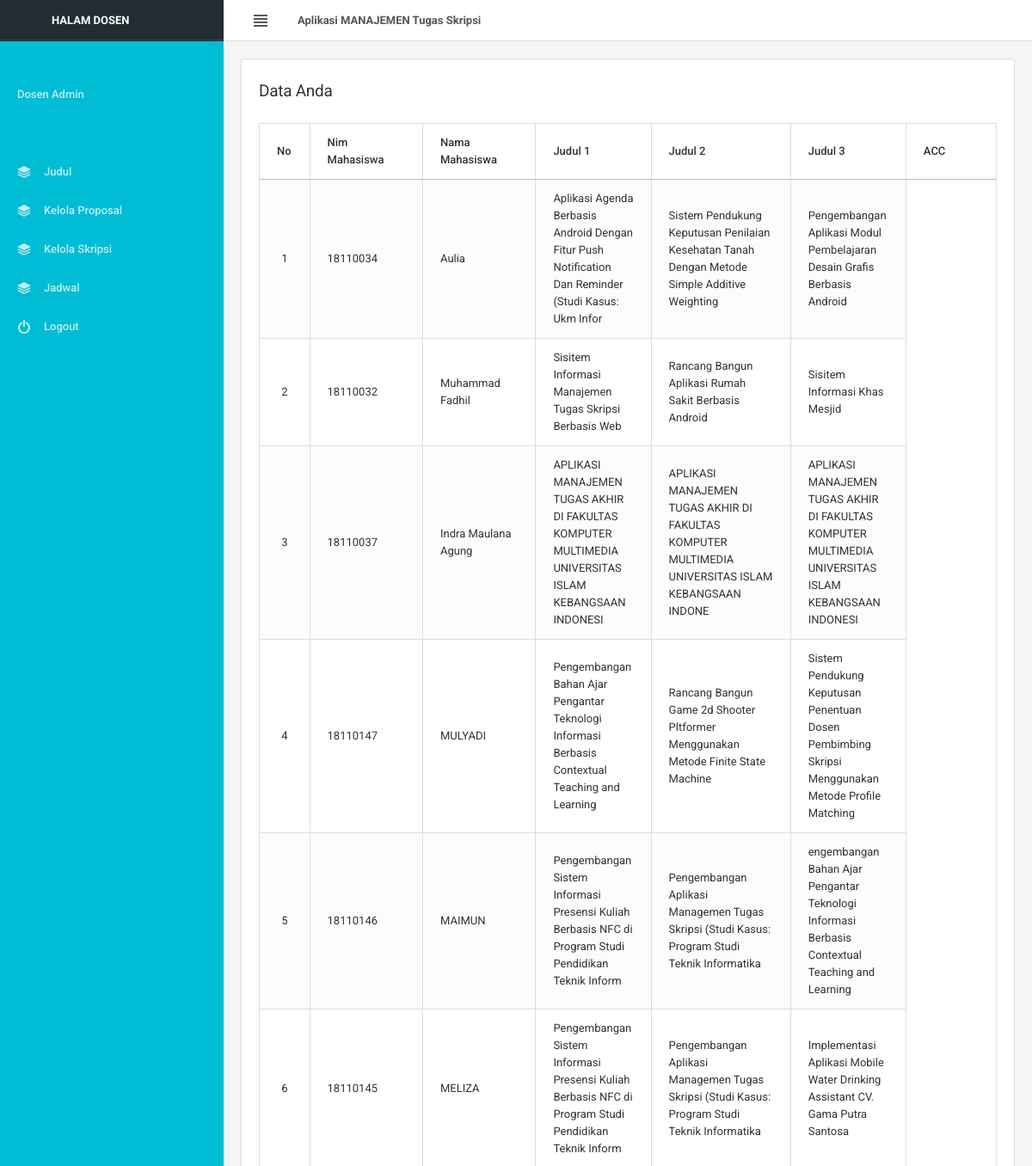
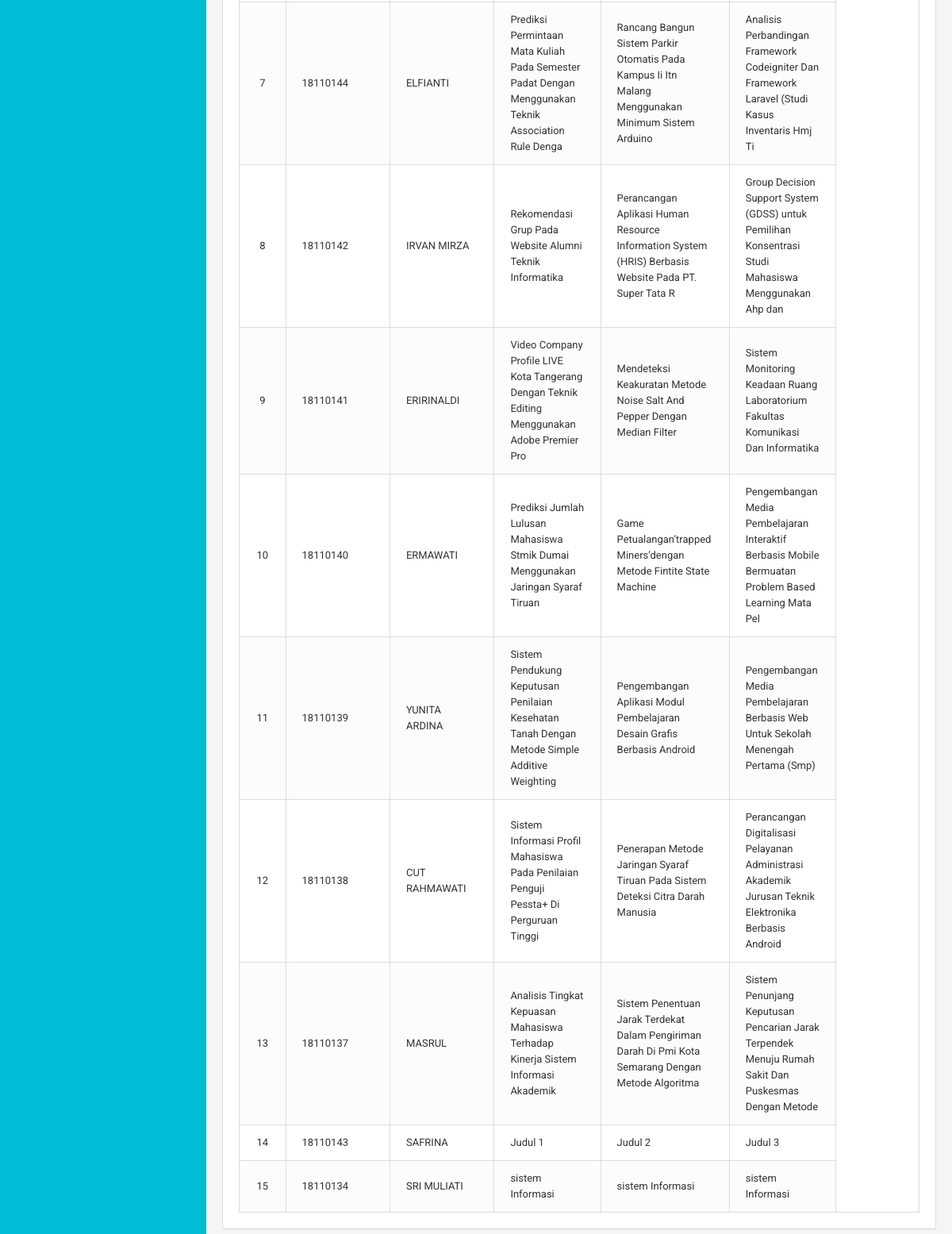
Screenshot of /admin/judul.php (signed in) with the database file from the repository (2 pictures, top to bottom).
### tables this page shows
CREATE TABLE `tbl_judul` (
  `id` int(100) NOT NULL,
  `id_mahasiswa` int(100) NOT NULL,
  `nim` int(20) NOT NULL,
  `nama_mahasiswa` varchar(20) NOT NULL,
  `judul1` varchar(100) NOT NULL,
  `judul2` varchar(100) NOT NULL,
  `judul3` varchar(100) NOT NULL,
  `acc` varchar(100) NOT NULL,
  `keterangan` varchar(100) NOT NULL
);

### admin/judul.php (the view, shortened to what this page needs)
<?php include 'header.php'; ?>
<div class="content-wrapper">
	<div class="content">
		<div class="row">
			<div class="col-lg-12">
				<div class="panel panel-flat">
					<div class="panel-heading">
						<h4 class="panel-title">Data Anda</h4>
					</div>
					<div class="panel-body">
						<div class="table-responsive">
							<table class="table table-bordered table-hover table-striped">
								<thead>
									<tr>
										<th width="5%">No</th>
										<th width="15%">Nim Mahasiswa</th>
										<th width="15%">Nama Mahasiswa</th>
										<th width="12%">Judul 1</th>
										<th width="12%">Judul 2</th>
										<th width="12%">Judul 3</th>
										<th width="12%">ACC</th>
									</tr>
								</thead>
								<tbody>
									<?php
									$data = mysqli_query($connect,"SELECT * FROM tbl_judul");
									$no = 1;
									while($d=mysqli_fetch_array($data)){
										?>
										<tr>
											<td align="center"><?php echo $no++; ?></td>
											<td><?php echo $d['nim'] ?></td>
											<td><?php echo $d['nama_mahasiswa'] ?></td>
											<td><?php echo $d['judul1'] ?></td>
											<td><?php echo $d['judul2'] ?></td>
                                            <td><?php echo $d['judul3'] ?></td>
										</tr>
										<?php
									}
									?>
								</tbody>
							</table>
						</div>
					</div>
				</div>
			</div>
		</div>
	</div>
</div>
<?php include 'footer.php'; ?>

### rows the page displays
tbl_judul: nim "18110034", nama_mahasiswa "Aulia", judul1 "Aplikasi Agenda Berbasis Android Dengan Fitur Push Notification Dan Reminder (Studi Kasus: Ukm Infor", judul2 "Sistem Pendukung Keputusan Penilaian Kesehatan Tanah Dengan Metode Simple Additive Weighting", judul3 "Pengembangan Aplikasi Modul Pembelajaran Desain Grafis Berbasis Android"
tbl_judul: nim "18110032", nama_mahasiswa "Muhammad Fadhil", judul1 "Sisitem Informasi Manajemen Tugas Skripsi Berbasis Web", judul2 "Rancang Bangun Aplikasi Rumah Sakit Berbasis Android", judul3 "Sisitem Informasi Khas Mesjid"
tbl_judul: nim "18110037", nama_mahasiswa "Indra Maulana Agung", judul1 "APLIKASI MANAJEMEN TUGAS AKHIR DI FAKULTAS KOMPUTER MULTIMEDIA UNIVERSITAS ISLAM KEBANGSAAN INDONESI", judul2 "APLIKASI MANAJEMEN TUGAS AKHIR DI FAKULTAS KOMPUTER MULTIMEDIA UNIVERSITAS ISLAM KEBANGSAAN INDONE", judul3 "APLIKASI MANAJEMEN TUGAS AKHIR DI FAKULTAS KOMPUTER MULTIMEDIA UNIVERSITAS ISLAM KEBANGSAAN INDONESI"
tbl_judul: nim "18110147", nama_mahasiswa "MULYADI", judul1 "Pengembangan Bahan Ajar Pengantar Teknologi Informasi Berbasis Contextual Teaching and Learning", judul2 "Rancang Bangun Game 2d Shooter Pltformer Menggunakan Metode Finite State Machine", judul3 "Sistem Pendukung Keputusan Penentuan Dosen Pembimbing Skripsi Menggunakan Metode Profile Matching"
tbl_judul: nim "18110146", nama_mahasiswa "MAIMUN", judul1 "Pengembangan Sistem Informasi Presensi Kuliah Berbasis NFC di Program Studi Pendidikan Teknik Inform", judul2 "Pengembangan Aplikasi Managemen Tugas Skripsi (Studi Kasus: Program Studi Teknik Informatika", judul3 "engembangan Bahan Ajar Pengantar Teknologi Informasi Berbasis Contextual Teaching and Learning"
tbl_judul: nim "18110145", nama_mahasiswa "MELIZA", judul1 "Pengembangan Sistem Informasi Presensi Kuliah Berbasis NFC di Program Studi Pendidikan Teknik Inform", judul2 "Pengembangan Aplikasi Managemen Tugas Skripsi (Studi Kasus: Program Studi Teknik Informatika", judul3 "Implementasi Aplikasi Mobile Water Drinking Assistant CV. Gama Putra Santosa"
tbl_judul: nim "18110144", nama_mahasiswa "ELFIANTI", judul1 "Prediksi Permintaan Mata Kuliah Pada Semester Padat Dengan Menggunakan Teknik Association Rule Denga", judul2 "Rancang Bangun Sistem Parkir Otomatis Pada Kampus Ii Itn Malang Menggunakan Minimum Sistem Arduino", judul3 "Analisis Perbandingan Framework Codeigniter Dan Framework Laravel (Studi Kasus Inventaris Hmj Ti"
tbl_judul: nim "18110142", nama_mahasiswa "IRVAN MIRZA", judul1 "Rekomendasi Grup Pada Website Alumni Teknik Informatika", judul2 "Perancangan Aplikasi Human Resource Information System (HRIS) Berbasis Website Pada PT. Super Tata R", judul3 "Group Decision Support System (GDSS) untuk Pemilihan Konsentrasi Studi Mahasiswa Menggunakan Ahp dan"
tbl_judul: nim "18110141", nama_mahasiswa "ERIRINALDI", judul1 "Video Company Profile LIVE Kota Tangerang Dengan Teknik Editing Menggunakan Adobe Premier Pro", judul2 "Mendeteksi Keakuratan Metode Noise Salt And Pepper Dengan Median Filter", judul3 "Sistem Monitoring Keadaan Ruang Laboratorium Fakultas Komunikasi Dan Informatika"
tbl_judul: nim "18110140", nama_mahasiswa "ERMAWATI", judul1 "Prediksi Jumlah Lulusan Mahasiswa Stmik Dumai Menggunakan Jaringan Syaraf Tiruan", judul2 "Game Petualangan’trapped Miners’dengan Metode Fintite State Machine", judul3 "Pengembangan Media Pembelajaran Interaktif Berbasis Mobile Bermuatan Problem Based Learning Mata Pel"
tbl_judul: nim "18110139", nama_mahasiswa "YUNITA ARDINA", judul1 "Sistem Pendukung Keputusan Penilaian Kesehatan Tanah Dengan Metode Simple Additive Weighting", judul2 "Pengembangan Aplikasi Modul Pembelajaran Desain Grafis Berbasis Android", judul3 "Pengembangan Media Pembelajaran Berbasis Web Untuk Sekolah Menengah Pertama (Smp)"
tbl_judul: nim "18110138", nama_mahasiswa "CUT RAHMAWATI", judul1 "Sistem Informasi Profil Mahasiswa Pada Penilaian Penguji Pessta+ Di Perguruan Tinggi", judul2 "Penerapan Metode Jaringan Syaraf Tiruan Pada Sistem Deteksi Citra Darah Manusia", judul3 "Perancangan Digitalisasi Pelayanan Administrasi Akademik Jurusan Teknik Elektronika Berbasis Android"
tbl_judul: nim "18110137", nama_mahasiswa "MASRUL", judul1 "Analisis Tingkat Kepuasan Mahasiswa Terhadap Kinerja Sistem Informasi Akademik", judul2 "Sistem Penentuan Jarak Terdekat Dalam Pengiriman Darah Di Pmi Kota Semarang Dengan Metode Algoritma", judul3 "Sistem Penunjang Keputusan Pencarian Jarak Terpendek Menuju Rumah Sakit Dan Puskesmas Dengan Metode"
tbl_judul: nim "18110143", nama_mahasiswa "SAFRINA", judul1 "Judul 1", judul2 "Judul 2", judul3 "Judul 3"
tbl_judul: nim "18110134", nama_mahasiswa "SRI MULIATI", judul1 "sistem Informasi", judul2 "sistem Informasi", judul3 "sistem Informasi"
